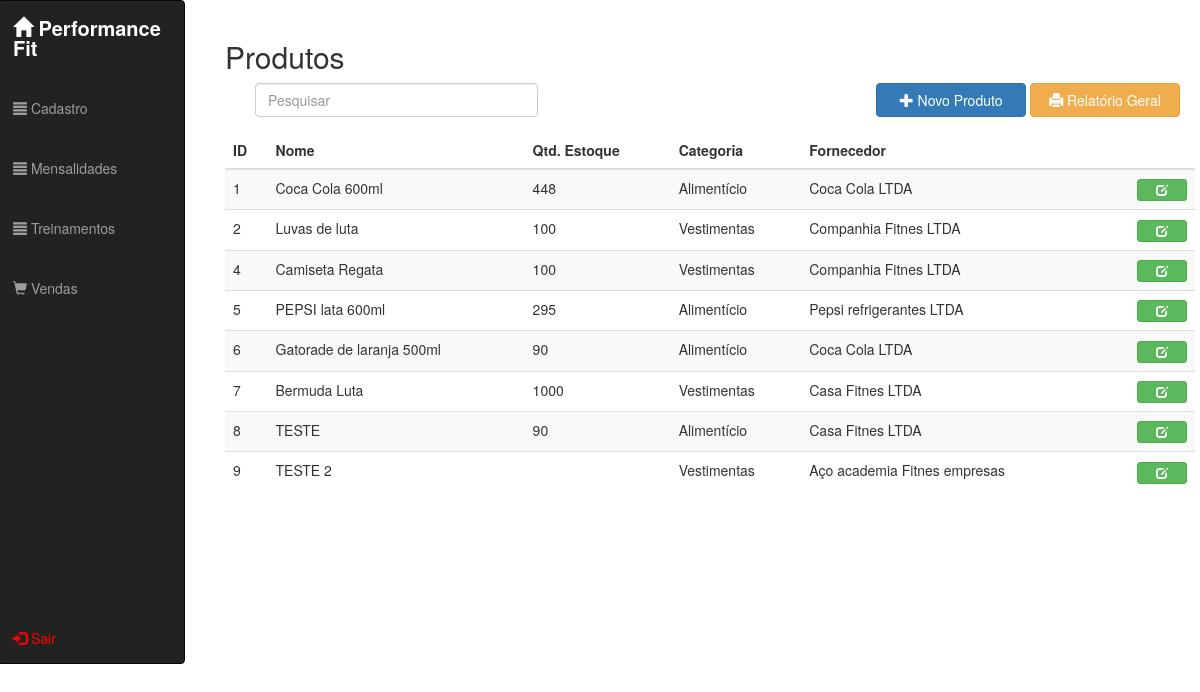
Before: /view.produto (signed in) with the older database file.
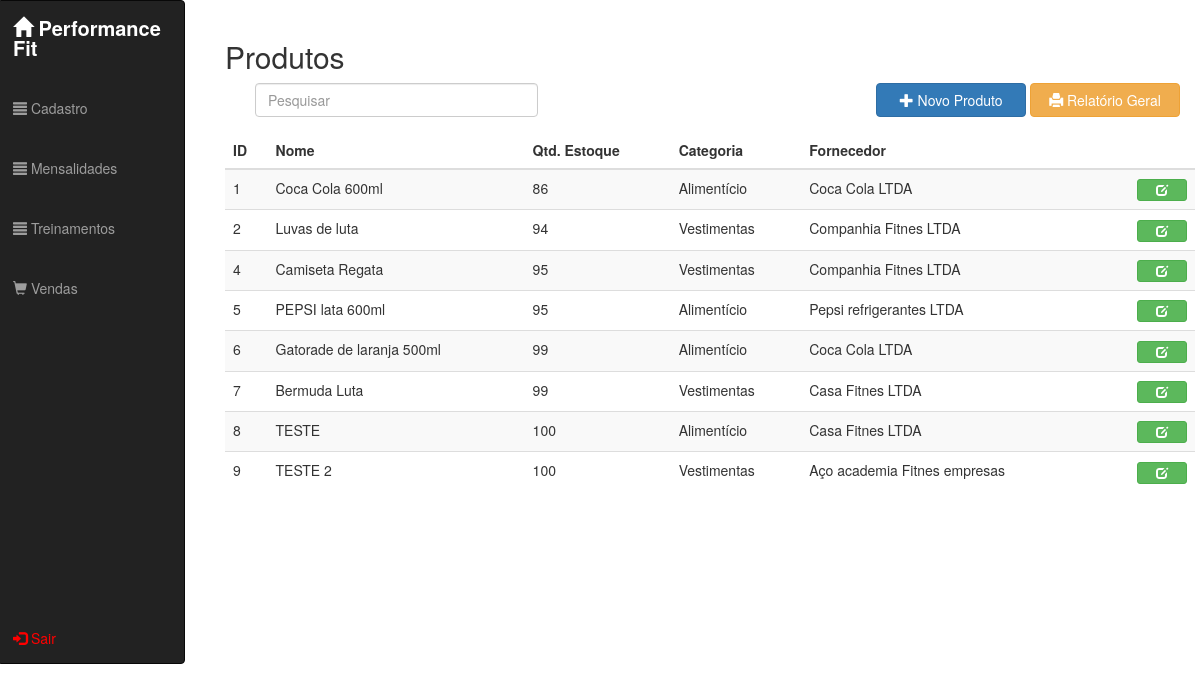
After: the same page with the newer database file.
### tables this page shows
CREATE TABLE `produtos` (
  `idprodutos` int(11) NOT NULL,
  `idcate_produto` int(11) NOT NULL,
  `idfornecedores` int(11) NOT NULL,
  `nome_prod` varchar(100) NOT NULL,
  `peso_prod` float DEFAULT NULL,
  `cor_prod` varchar(45) DEFAULT NULL,
  `tamanho_prod` varchar(2) DEFAULT NULL,
  `numero_prod` int(3) DEFAULT NULL,
  `con_indicacao_prod` varchar(100) DEFAULT NULL,
  `dt_entr_prod` date DEFAULT NULL,
  `marca_prod` varchar(45) NOT NULL,
  `fabricante_prod` varchar(45) DEFAULT NULL,
  `validade_prod` date DEFAULT NULL,
  `valor_prod` decimal(8,2) NOT NULL,
  `obs_prod` varchar(500) DEFAULT NULL
);

CREATE TABLE `estoq_prod` (
  `idestoques` int(11) NOT NULL,
  `idprodutos` int(11) NOT NULL,
  `quant_entrada` int(11) NOT NULL,
  `quant_saida` int(11) NOT NULL,
  `quant_estoque` int(11) DEFAULT NULL
);

CREATE TABLE `cat_produto` (
  `idcate_produto` int(11) NOT NULL,
  `descricao` varchar(45) DEFAULT NULL
);

CREATE TABLE `fornecedores` (
  `idfornecedores` int(11) NOT NULL,
  `idendereco_forn` int(11) DEFAULT NULL,
  `nome_forn` varchar(45) NOT NULL,
  `cnpj_cpf_forn` varchar(15) NOT NULL,
  `nome_fantasia_forn` varchar(45) DEFAULT NULL,
  `email_forn` varchar(100) NOT NULL,
  `telefone_forn` varchar(16) NOT NULL
);

### _app/Conn/Conn.class.php (called while the page is built, shortened)
<?php
class Conn {
    private static $Host = SIS_DB_HOST;
    private static $User = SIS_DB_USER;
    private static $Pass = SIS_DB_PASS;
    private static $Dbsa = SIS_DB_DBSA;
    private static $Connect = null;
    private static function Conectar() {
        try {
            if (self::$Connect == null):
                $dsn = 'mysql:host=' . self::$Host . ';dbname=' . self::$Dbsa;
                $options = [ PDO::MYSQL_ATTR_INIT_COMMAND => 'SET NAMES UTF8'];
                self::$Connect = new PDO($dsn, self::$User, self::$Pass, $options);
                self::$Connect->setAttribute(PDO::ATTR_ERRMODE, PDO::ERRMODE_EXCEPTION);
            endif;
        } catch (PDOException $e) {
            PHPErro($e->getCode(), $e->getMessage(), $e->getFile(), $e->getLine());
            die;
        }
        return self::$Connect;
    }
    public static function getConn() {
        return self::Conectar();
    }
}

### _app/Conn/Read.class.php (called while the page is built, shortened)
<?php
class Read {
    private $Select;
    private $Result;
    private $Read;
    private $Conn;
    public function __construct() {
        $this->Conn = Conn::getConn();
    }
    public function getResult() {
        return $this->Result;
    }
    public function FullRead($Query, $ParseString = null) {
        $this->Select = (string) $Query;
        $this->Execute();
    }
    private function Connect() {
        $this->Read = $this->Conn->prepare($this->Select);
        $this->Read->setFetchMode(PDO::FETCH_ASSOC);
    }
    private function Execute() {
        $this->Connect();
        try {
            $this->Read->execute();
            $this->Result = $this->Read->fetchAll();
        } catch (PDOException $e) {
            $this->Result = null;
            Erro("<b>Erro ao Ler:</b> {$e->getMessage()}", $e->getCode());
        }
    }
}

### Views/view.produto.php (the view, shortened to what this page needs)
<?php require REQUIRE_PATH . '/menu.php'; ?>
<div class="col-md-10 modals">
    <br>
    <h2>Produtos</h2>
    <div>
        <div class="col-md-12" align="right">
            <form action="" method="POST">
                <div class="form-group col-md-4">
                    <input type="text" class="form-control pesquisar pesquisar-produto" placeholder="Pesquisar">
                </div>
            </form>
            <button class="btn btn-primary open-modal-create"><i class="glyphicon glyphicon-plus"></i> Novo Produto</button>
            <a class="relatorio-geral" href="http://localhost/academia/Views/view.produtos.relatorio.php" target="_blank"><button class="btn btn-warning"><i class="glyphicon glyphicon-print"></i> Relatório Geral</button></a>
        </div>
        <table class="table table-striped modal-table">
            <thead>
                <tr>
                    <th>ID</th>
                    <th>Nome</th>
                    <th>Qtd. Estoque</th>
                    <th>Categoria</th>
                    <th>Fornecedor</th>
                    <th></th>
                </tr>
            </thead>
            <tbody class="j-result-produtos">
                <?php
                $ReadProd = new Read;
                $ReadProd->FullRead("SELECT produtos.idprodutos, cat_produto.descricao, fornecedores.nome_forn, produtos.nome_prod, estoq_prod.quant_estoque "
                        . "FROM produtos "
                        . "INNER JOIN cat_produto ON cat_produto.idcate_produto = produtos.idcate_produto "
                        . "INNER JOIN fornecedores ON fornecedores.idfornecedores = produtos.idfornecedores "
                        . "INNER JOIN estoq_prod ON estoq_prod.idprodutos = produtos.idprodutos");
                foreach ($ReadProd->getResult() as $e):
                    extract($e);
                    echo
                    "<tr id='{$idprodutos}'>" .
                    "<td>{$idprodutos}</td>" .
                    "<td>{$nome_prod}</td>" .
                    "<td>{$quant_estoque}</td>" .
                    "<td>{$descricao}</td>" .
                    "<td>{$nome_forn}</td>" .
                    "<td align='right'>" .
                    "<button class='btn btn-success btn-xs open-modal-update j-open-modal-update-produto' idprodutos='{$idprodutos}'><i class='glyphicon glyphicon-edit'></i></button> " .
                    "</td>" .
                    "</tr>";
                endforeach;
                ?>
            </tbody>
        </table>
    </div>
</div>

Changed rows visible on the page:
changed through a linked row, produtos "Coca Cola 600ml": estoq_prod.quant_estoque "448" → "86"
changed through a linked row, produtos "Luvas de luta": estoq_prod.quant_estoque "100" → "94"
changed through a linked row, produtos "Camiseta Regata": estoq_prod.quant_estoque "100" → "95"
changed through a linked row, produtos "PEPSI lata 600ml": estoq_prod.quant_estoque "295" → "95"
changed through a linked row, produtos "Gatorade de laranja 500ml": estoq_prod.quant_estoque "90" → "99"
changed through a linked row, produtos "Bermuda Luta": estoq_prod.quant_estoque "1000" → "99"
changed through a linked row, produtos "TESTE": estoq_prod.quant_estoque "90" → "100"
changed through a linked row, produtos "TESTE 2": estoq_prod.quant_estoque (not shown) → "100"
